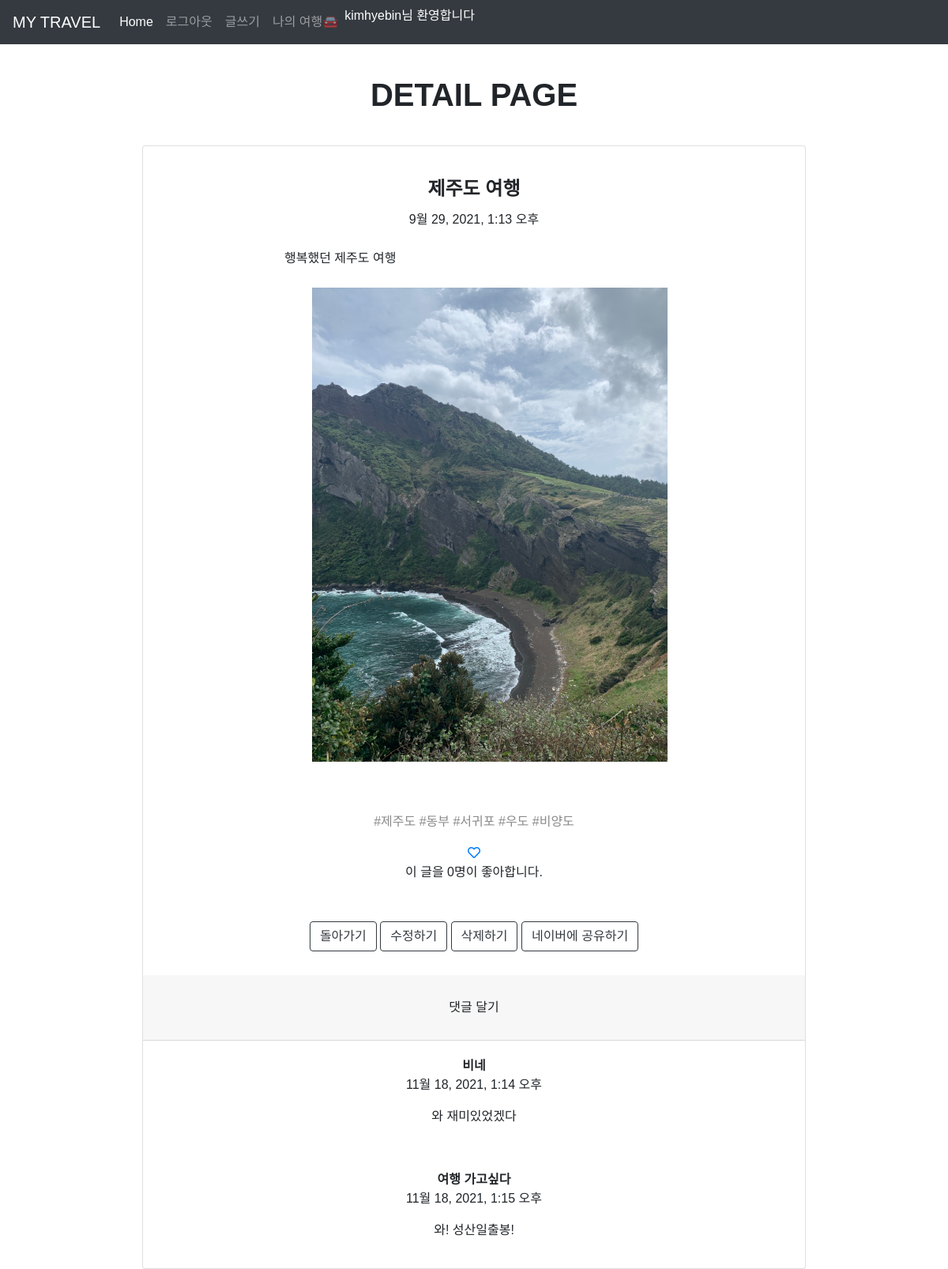
Screenshot of /travel/3 (signed in) with the database file from the repository.
### travel/models.py (models this page shows, shortened)
class Record(models.Model):
    title = models.CharField(max_length=200, default='')
    pub_date = models.DateTimeField('date published')
    body = models.TextField(default='')
    hashtag = models.ManyToManyField(HashTag, default='')
    image = models.ImageField(upload_to = 'images/', blank = True, null = True)
    like_users = models.PositiveIntegerField(default=0)

class HashTag(models.Model):
    hashtag_name = models.CharField(max_length=100, blank=True, null=True)
    def __str__(self):
        return self.hashtag_name

class Comment(models.Model):
    post = models.ForeignKey(Record, related_name="comments", on_delete=models.CASCADE)
    user_name = models.CharField(max_length=20, default='')
    comment_text = models.TextField()
    comment_date = models.DateTimeField(default = timezone.now)

### travel/views.py (the view)
# urls.py: path('travel/<int:record_id>', travel.detail, name="detail"),
def detail(request, record_id):
    record_detail = get_object_or_404(Record, pk = record_id)
    record_hashtag = record_detail.hashtag.all()
    if request.method == 'post':
        record_image = UploadForm(request.POST, request.FILES)
        if record_image.is_valid():
            record_image.save()
            return redirect('image_list')
    else:
        record_image = UploadForm()
    return render(request, 'detail.html', {'record': record_detail, 'hashtags': record_hashtag, 'images': record_image})

### travel/forms.py
class UploadForm(forms.ModelForm):
    class Meta:
        model = ImageUpload
        fields = ['title', 'image', 'post']

### travel/templates/detail.html (shortened to what this page needs)
{% extends 'base.html' %}
{% block content %}
<!DOCTYPE html>
<html lang="en">
    <head>
        <link rel="stylesheet" href="https://stackpath.bootstrapcdn.com/bootstrap/4.5.0/css/bootstrap.min.css">
        <link rel="stylesheet" href="https://use.fontawesome.com/releases/v5.14.0/css/all.css">
</head>
<body>
    <h1>DETAIL PAGE</h1>
    <div class="card text-center">
        <div class="card-body">
            <h4 class="card-title">{{ record.title }}</h4>
            <div>{{ record.pub_date }}</div>
            <p class="card-text">{{ record.body }}</p>
            <ul>
                {% if record.image %}
                <img src = "{{ record.image.url }}" height="600">
                <br>
                {% endif %}
            </ul>
            <br><br>
            <p style="color: rgb(139, 139, 139);">
                {% for hashtag in hashtags.all %}
                #{{hashtag}}
                {% endfor %}
            </p>
            <a href="{% url 'scrap_record' record.id %}">
                {% if user in like_record.like_users.all %}
                    <i class="fas fa-heart"></i>
                {% else %}
                    <i class="far fa-heart"></i>
                {% endif %}
            </a>
            <br>
            <p class="date">이 글을 {{ record.like_users }}명이 좋아합니다.</p>
            <br>
            <a href="{% url 'home' %}" class="btn btn-outline-dark">돌아가기</a>
            <a href="{% url 'edit' record.id %}" class="btn btn-outline-dark">수정하기</a>
            <a href="{% url 'delete' record.id %}" class="btn btn-outline-dark">삭제하기</a>
            <a href="http://blog.naver.com/openapi/share?url=%22+encodeURIComponent(%22http://www.sample.com/sample.jsp?param1=value1&param2=value2"><input type="button" value="네이버에 공유하기" class="btn btn-outline-dark" onclick="share()"/></a>
        </div>
        <div>
            <div class="card-header"><a class = "btn btn-default" href="{% url 'add_comment' record.id %}">댓글 달기</a></div>
            {% for comment in record.comments.all %}
            <div class="card-body">
                <strong> {{comment.user_name}} </strong>
                <p>{{ comment.comment_date }}</p>
                <p>{{ comment.comment_text|linebreaks }}</p>
            </div>
            {% empty %}
            <p>댓글을 입력해주세요:)</p>
            {% endfor %}
        </div>
    </div>
</body>
</html>
{% endblock %}

### travel/templates/base.html (shortened to what this page needs)
<!DOCTYPE html>
<html lang="ko">
    <head>
        <link rel="stylesheet" href="https://stackpath.bootstrapcdn.com/bootstrap/4.5.0/css/bootstrap.min.css">
    </head>
    <body>
    <nav class="navbar navbar-expand-lg navbar-dark bg-dark">
        <a class="navbar-brand" href="{% url 'home' %}">MY TRAVEL</a>
      <div class="collapse navbar-collapse" id="navbarText">
        <ul class="nav navbar-nav navbar-left">
          <li class="nav-item active">
            <a class="nav-link" href="{% url 'home' %}">Home <span class="sr-only">(current)</span></a>
            </li>
            {% if user.is_authenticated %}
            <li class="nav-item">
              <a class="nav-link" href="/accounts/logout">로그아웃</a>
            </li>
            <li class="nav-item">
              <a class="nav-link" href="{% url 'new' %}">글쓰기</a>
            </li>
            <li class="nav-item">
              <a class="nav-link" href="{% url 'mypage' %}">나의 여행🚘</a>
            </li>
            <li class="nav-item">
              <p style="color: white;">{{user.username}}님 환영합니다</p>
            </li>
            {% endif %}
        </ul>
      </div>
    </nav>
    {%block content%} {%endblock%}
    </body>
    </html>

### travel/templates/base.html (style rules this page uses)
div, h1, h4, p, a { font-family: 'Noto Sans KR', sans-serif; text-align: center; }
.navbar { position: fixed; left:0; top:0; width: 100%; z-index:999; }
h1 { font-weight: 900; margin-top: 130px; }
.card { display: inline-block; margin: 30px 0 0 0; width: 30rem; }

### travel/templates/detail.html (style rules this page uses)
body { font-family: 'Noto Sans KR', sans-serif; }
h1 { margin: 40px; text-align:center; font-weight: 900; }
.card { width: 70vw; margin: 0 auto; }
.card-title { font-weight: 700; margin-top: 20px; }
.card-text { width: 40vw; margin: 25px auto; word-break: keep-all; text-align: left; }
.btn { margin: 10px 0; }

### rows the page displays
Record: title "제주도 여행", pub_date "9월 29, 2021, 1:13 오후", body "행복했던 제주도 여행", image (picture), like_users "0"
HashTag: hashtag_name "제주도"
HashTag: hashtag_name "동부"
HashTag: hashtag_name "서귀포"
HashTag: hashtag_name "우도"
HashTag: hashtag_name "비양도"
Comment: user_name "비네", comment_date "11월 18, 2021, 1:14 오후", comment_text "와 재미있었겠다"
Comment: user_name "여행 가고싶다", comment_date "11월 18, 2021, 1:15 오후", comment_text "와! 성산일출봉!"

### other values shown
{{ user.username }} "kimhyebin"
